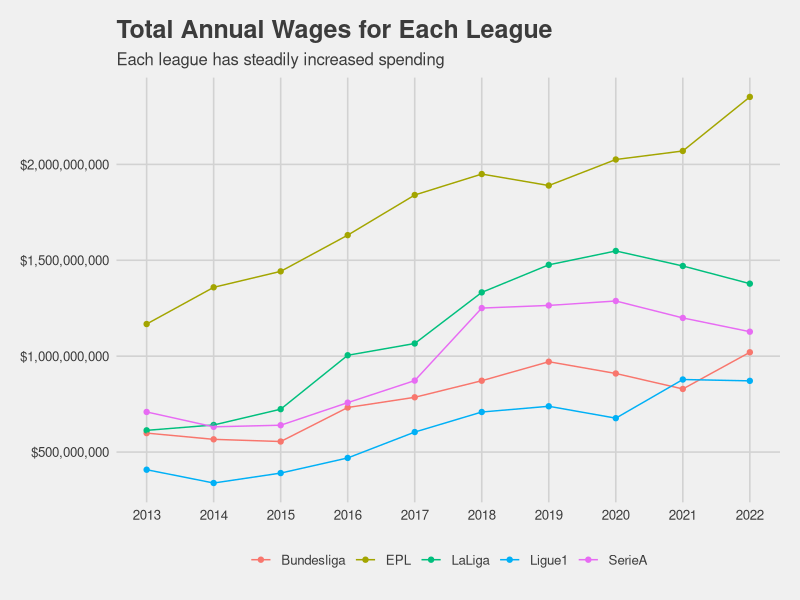

Reproduce this figure in R.
## ---- chunk 1
#| echo: false
#| message: false
#| output: false
# upload necessary libraries
library(readxl)
library(tidyverse)
library(writexl)
library(stringr)
library(ggthemes)
## ---- chunk 2
# read the excel file as a csv
top5 <- read_excel("Top5Leagues_Payroll.xlsx")
## ---- chunk 3
#| echo: false
#| message: false
#| output: false
# select the necessary columns and create a data frame where there is the total money spent of each league across seasons
a <- top5 |>
  select(-c("# Pl", "Weekly Wages", "% Estimated", "Squad (again)")) |>
  mutate(annual = str_extract(`Annual Wages`, "\\$[0-9,]+")) |>
  mutate(annual = as.numeric(gsub("[$,]", "", annual))) |>
  select(-`Annual Wages`) |>
  filter(Season >= 2013) |>
  summarise(.by = c(League, Season), total = sum(annual))
## ---- chunk 4
# plot the graph
a |>
  ggplot(aes(x = Season, y = total, color = League)) +
  geom_point() +
  geom_line() +
  scale_y_continuous(labels = scales::dollar_format()) +
  scale_x_continuous(breaks = seq(2013, 2022, by = 1)) +
  labs(title = "Total Annual Wages for Each League",
       subtitle = "Each league has steadily increased spending",
       color = NULL) +
  theme_fivethirtyeight()
